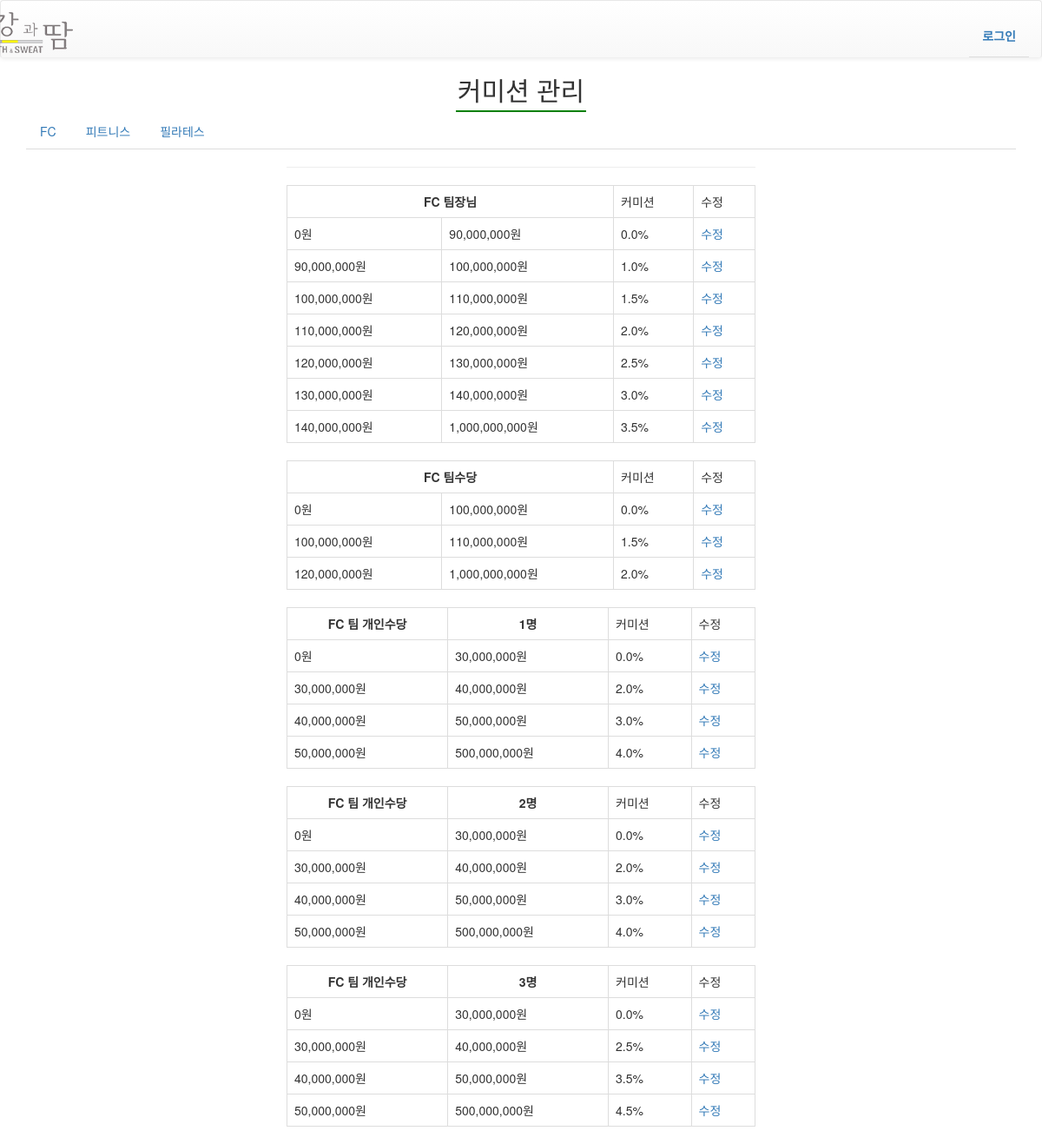
Page /management/commission_management/ on the committed database.
### management/models.py (models this page shows, shortened)
class FC_Teamleader_Commission(models.Model): #FC팀장님의 수장(팀수당만 있음.)
    min_sales = models.DecimalField(max_digits=19,decimal_places=0, default=0 ,verbose_name='FC 팀매출 범위 시작')
    max_sales = models.DecimalField(max_digits=19,decimal_places=0, blank=True, null=True, verbose_name='FC팀매출 범위 종료')
    commission = models.FloatField(default=0.0, verbose_name='커미션')
    class Meta:
        ordering = ['min_sales']

class FC_Team_Commission(models.Model): #FC팀의 팀수당
    min_sales = models.DecimalField(max_digits=19,decimal_places=0, default=0 ,verbose_name='FC 팀매출 범위 시작')
    max_sales = models.DecimalField(max_digits=19,decimal_places=0, blank=True, null=True, verbose_name='FC 팀매출 범위 종료')
    commission = models.FloatField(default=0.0, verbose_name='커미션')
    class Meta:
        ordering = ['min_sales']

class FC_Personal_Commission(models.Model): #FC팀의 개인수당
    min_personal_sales = models.DecimalField(max_digits=19,decimal_places=0, default=0 ,verbose_name='FC 개인매출범위 시작')
    max_personal_sales = models.DecimalField(max_digits=19,decimal_places=0, blank=True, null=True, verbose_name='FC 개인 매출범위 종료')
    personnel = models.IntegerField(null=True, verbose_name='인원')
    commission = models.FloatField(default=0.0, verbose_name='커미션')
    class Meta:
        ordering = ['min_personal_sales']

### management/views.py (the view)
# urls.py: url(r'^commission_management/fc_teamleader_edit_com/(?P<fc_teamleader_id>\d+)/$', views.fc_teamleader_edit_com, name='fc_teamleader_edit_com'),
def commission_management(request):
    FC_Teamleader_Com = FC_Teamleader_Commission.objects.all()
    FC_Personal_Com = FC_Personal_Commission.objects.all()
    FC_Personal_Com_1 = FC_Personal_Com.filter(personnel=1)
    FC_Personal_Com_2 = FC_Personal_Com.filter(personnel=2)
    FC_Personal_Com_3 = FC_Personal_Com.filter(personnel=3)
    FC_Team_Com = FC_Team_Commission.objects.all()
    Fit_Teamledaer_Com = Fitness_Teamledaer_Commission.objects.all()
    Fit_Personal_Com = Fitness_Personal_Commission.objects.all()
    Pil_Teamleader_Com = Pilates_Teamleader_Commission.objects.all()
    Pil_Com = Pilates_Commission.objects.all()
    Pil_GX_Basic = Pilates_GX_Basic.objects.all()
    Pil_GX_DependingNum = Pilates_GX_DependingNum.objects.all()
    Pil_PT = Pilates_PT.objects.all()
    context = {
        'FC_Teamleader_Com' : FC_Teamleader_Com,
        'FC_Personal_Com' : FC_Personal_Com,
        'FC_Personal_Com_1' : FC_Personal_Com_1,
        'FC_Personal_Com_2' : FC_Personal_Com_2,
        'FC_Personal_Com_3' : FC_Personal_Com_3,
        'FC_Team_Com' : FC_Team_Com,
        'Fit_Teamledaer_Com' : Fit_Teamledaer_Com,
        'Fit_Personal_Com' : Fit_Personal_Com,
        'Pil_Teamleader_Com' : Pil_Teamleader_Com,
        'Pil_Com' : Pil_Com,
        'Pil_GX_Basic' : Pil_GX_Basic,
        'Pil_GX_DependingNum' : Pil_GX_DependingNum,
        'Pil_PT' : Pil_PT,
    }
    return render(request, 'management/commission_management.html', context)

### management/models.py (called while the page is built)
    def __str__(self):
        return str(self.tuition)

### management/templates/management/commission_management.html (shortened to what this page needs)
{% extends "navbar.html" %}
{% load humanize %}
{% block content %}
<h2 class="text-center"><span class="header">커미션 관리</span></h2>
<div class="container">
    <div class="section-title tab-menu text-center">
        <ul class="nav nav-tabs" role="tablist">
            <li role="presentation"><a href="#FC" data-toggle="tab">FC</a></li>
            <li role="presentation"><a href="#Fitness" data-toggle="tab">피트니스</a></li>
            <li role="presentation"><a href="#Pilates" data-toggle="tab">필라테스</a></li>
       </ul>
    </div>
    <div class="tab-content col-xs-6 col-xs-offset-3">
    <hr/>
        <div role="tabpanel" class="tab-pane fade in active" id="FC">
        <table class="table table-bordered">
            <tr>
                <th colspan="2">FC 팀장님</th>
                <td>커미션</td>
                <td>수정</td>
            </tr>
            {% for fc_teamleader in FC_Teamleader_Com %}
            <tr>
                <td>{{ fc_teamleader.min_sales |intcomma }}원</td>
                <td>{{ fc_teamleader.max_sales |intcomma }}원</td>
                <td>{{ fc_teamleader.commission }}%</td>
                <td><a href="{% url "management:fc_teamleader_edit_com" fc_teamleader.id %}">수정</a></td>
            </tr>
            {% endfor %}
        </table>
         <table class="table table-bordered">
            <tr>
                <th colspan="2">FC 팀수당</th>
                <td>커미션</td>
                <td>수정</td>
            </tr>
            {% for fc_team in FC_Team_Com %}
            <tr>
                <td>{{ fc_team.min_sales |intcomma }}원</td>
                <td>{{ fc_team.max_sales |intcomma }}원</td>
                <td>{{ fc_team.commission }}%</td>
                <td><a href="{% url 'management:fc_team_edit_com' fc_team.id %}">수정</a></td>
            </tr>
            {% endfor %}
        </table>
        <table class="table table-bordered">
            <tr>
                <th>FC 팀 개인수당</th>
                <th>1명</th>
                <td>커미션</td>
                <td>수정</td>
            </tr>
            {% for fc_team in FC_Personal_Com_1 %}
            <tr>
                <td>{{ fc_team.min_personal_sales |intcomma }}원</td>
                <td>{{ fc_team.max_personal_sales |intcomma }}원</td>
                <td>{{ fc_team.commission }}%</td>
                <td><a href="{% url 'management:fc_personal_edit_com' fc_team.id %}">수정</a></td>
            </tr>
            {% endfor %}
        </table>
        <table class="table table-bordered">
            <tr>
                <th>FC 팀 개인수당</th>
                <th>2명</th>
                <td>커미션</td>
                <td>수정</td>
            </tr>
            {% for fc_team in FC_Personal_Com_2 %}
            <tr>
                <td>{{ fc_team.min_personal_sales |intcomma }}원</td>
                <td>{{ fc_team.max_personal_sales |intcomma }}원</td>
                <td>{{ fc_team.commission }}%</td>
                <td><a href="{% url 'management:fc_team_edit_com' fc_team.id %}">수정</a></td>
            </tr>
            {% endfor %}
        </table>
        <table class="table table-bordered">
            <tr>
                <th>FC 팀 개인수당</th>
                <th>3명</th>
                <td>커미션</td>
                <td>수정</td>
            </tr>
            {% for fc_team in FC_Personal_Com_3 %}
            <tr>
                <td>{{ fc_team.min_personal_sales |intcomma }}원</td>
                <td>{{ fc_team.max_personal_sales |intcomma }}원</td>
                <td>{{ fc_team.commission }}%</td>
                <td><a href="{% url 'management:fc_team_edit_com' fc_team.id %}">수정</a></td>
            </tr>
            {% endfor %}
        </table>
    </div>
    </div>
</div>
{% endblock %}

### static/css/main.css (style rules this page uses)
a, a:hover, a:active, a:focus, button:focus { outline: 0; border: 0; text-decoration: none; }
.header { padding:2px; border-bottom:2px solid green; }
.schedule-table tbody tr td:first-child .schedule-table tbody tr th:first-child, { width: 10px; }
.table th { text-align: center; }

### rows in the picture
FC_Teamleader_Commission: min_sales "0", max_sales "90,000,000", commission "0.0"
FC_Teamleader_Commission: min_sales "90,000,000", max_sales "100,000,000", commission "1.0"
FC_Teamleader_Commission: min_sales "100,000,000", max_sales "110,000,000", commission "1.5"
FC_Teamleader_Commission: min_sales "110,000,000", max_sales "120,000,000", commission "2.0"
FC_Teamleader_Commission: min_sales "120,000,000", max_sales "130,000,000", commission "2.5"
FC_Teamleader_Commission: min_sales "130,000,000", max_sales "140,000,000", commission "3.0"
FC_Teamleader_Commission: min_sales "140,000,000", max_sales "1,000,000,000", commission "3.5"
FC_Team_Commission: min_sales "0", max_sales "100,000,000", commission "0.0"
FC_Team_Commission: min_sales "100,000,000", max_sales "110,000,000", commission "1.5"
FC_Team_Commission: min_sales "120,000,000", max_sales "1,000,000,000", commission "2.0"
FC_Personal_Commission: min_personal_sales "0", max_personal_sales "30,000,000", commission "0.0"
FC_Personal_Commission: min_personal_sales "30,000,000", max_personal_sales "40,000,000", commission "2.0"
FC_Personal_Commission: min_personal_sales "40,000,000", max_personal_sales "50,000,000", commission "3.0"
FC_Personal_Commission: min_personal_sales "50,000,000", max_personal_sales "500,000,000", commission "4.0"
FC_Personal_Commission: min_personal_sales "0", max_personal_sales "30,000,000", commission "0.0"
FC_Personal_Commission: min_personal_sales "30,000,000", max_personal_sales "40,000,000", commission "2.0"
FC_Personal_Commission: min_personal_sales "40,000,000", max_personal_sales "50,000,000", commission "3.0"
FC_Personal_Commission: min_personal_sales "50,000,000", max_personal_sales "500,000,000", commission "4.0"
FC_Personal_Commission: min_personal_sales "0", max_personal_sales "30,000,000", commission "0.0"
FC_Personal_Commission: min_personal_sales "30,000,000", max_personal_sales "40,000,000", commission "2.5"
FC_Personal_Commission: min_personal_sales "40,000,000", max_personal_sales "50,000,000", commission "3.5"
FC_Personal_Commission: min_personal_sales "50,000,000", max_personal_sales "500,000,000", commission "4.5"
